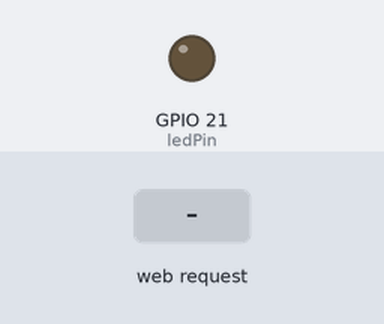
A sketch run on a simulated ESP32. Parts: output pins drawn as LEDs (lit = HIGH). Dashed ring = blinking. The test bench sets the inputs (shaded band). WiFi joins after 1.5 s; servers stay silent unless stated; what the sketch prints to the serial monitor is not drawn.

Above: at 3.2 s.
3.3 s: HTTP request GET /blink received
At 6.2 s:
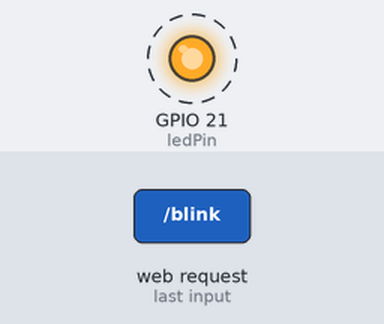
6.3 s: HTTP request GET /toggle received
At 7.3 s:
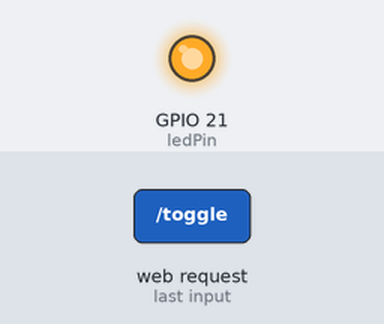
Timing chart, 0 to 9.3 s (numbered marks = the images above; inputs shaded):
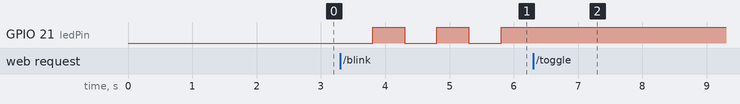

Measured:
- after the input at 3.3 s, GPIO 21 (ledPin): alternates HIGH for 0.50 s and LOW for 0.50 s, starting after 0.50 s
- after the input at 6.3 s, GPIO 21 (ledPin): stops changing and stays HIGH

The sketch:

sketch_oct03a.ino
```cpp
#include <ESPAsyncWebSrv.h>

#include <WiFi.h>


const char *ssid = "Vodafone-SMMF";
const char *password = "Malloppo1980$";
IPAddress staticIP(192, 168, 1, 52);   // Imposta l'indirizzo IP statico desiderato
IPAddress gateway(192, 168, 1, 1);      // Gateway predefinito della tua LAN
IPAddress subnet(255, 255, 255, 0);     // Maschera di sottorete della tua LAN


const int ledPin = 21; // Definisci il pin del LED
bool ledState = false; // Stato corrente del LED
bool isBlinking = false; // Stato corrente del lampeggio del LED
unsigned long previousMillis = 0;
const long interval = 500;

// Crea un'istanza del server web Async
AsyncWebServer server(80);

void setup() {
  // Inizializza il LED come output
  pinMode(ledPin, OUTPUT);
  digitalWrite(ledPin, LOW); // Spegni il LED all'avvio

  // Connetti l'ESP32 alla rete WiFi
  WiFi.begin(ssid, password);
  while (WiFi.status() != WL_CONNECTED) {
    delay(1000);
    Serial.println("Connessione WiFi in corso...");
  }
  Serial.println("Connesso alla rete WiFi");

  // Gestione delle richieste HTTP
  server.on("/", HTTP_GET, [](AsyncWebServerRequest *request){
    String html = "<html><head><style>";
    html += "body { font-family: Arial, sans-serif; margin: 20px; }";
    html += "button { padding: 10px 20px; font-size: 16px; }";
    html += "</style></head><body>";
    html += "<h1>Controllo LED</h1>";
    html += "<p>Stato del LED: <span id='ledStatus'>" + String(ledState ? "Acceso" : "Spento") + "</span></p>";
    html += "<button onclick='toggleLED()'>Cambia Stato LED</button>";
    html += "<button onclick='blinkLED()'>Lampeggia LED</button>";
    html += "<script>";
    html += "function toggleLED() {";
    html += "  fetch('/toggle')";
    html += "    .then(response => response.text())";
    html += "    .then(data => {";
    html += "      document.getElementById('ledStatus').innerText = data;";
    html += "    });";
    html += "}";
    html += "function blinkLED() {";
    html += "  fetch('/blink')";
    html += "    .then(response => response.text())";
    html += "    .then(data => {";
    html += "      document.getElementById('ledStatus').innerText = data;";
    html += "    });";
    html += "}";
    html += "</script>";
    html += "</body></html>";
    request->send(200, "text/html", html);
  });

  // Funzione per cambiare lo stato del LED
  server.on("/toggle", HTTP_GET, [](AsyncWebServerRequest *request){
    toggleLED();
    String response = ledState ? "Acceso" : "Spento";
    request->send(200, "text/plain", response);
  });

  // Funzione per far lampeggiare il LED
  server.on("/blink", HTTP_GET, [](AsyncWebServerRequest *request){
    blinkLED();
    String response = "LED sta lampeggiando";
    request->send(200, "text/plain", response);
  });

  // Avvia il server web
  server.begin();
}

void loop() {
  unsigned long currentMillis = millis();

  if (isBlinking && currentMillis - previousMillis >= interval) {
    previousMillis = currentMillis;
    digitalWrite(ledPin, !digitalRead(ledPin)); // Inverti lo stato del LED
  }
}

void toggleLED() {
  isBlinking = false; // Ferma il lampeggio del LED
  ledState = !ledState;
  digitalWrite(ledPin, ledState ? HIGH : LOW);
}

void blinkLED() {
  isBlinking = true; // Inizia il lampeggio del LED
  previousMillis = millis();
}
```
